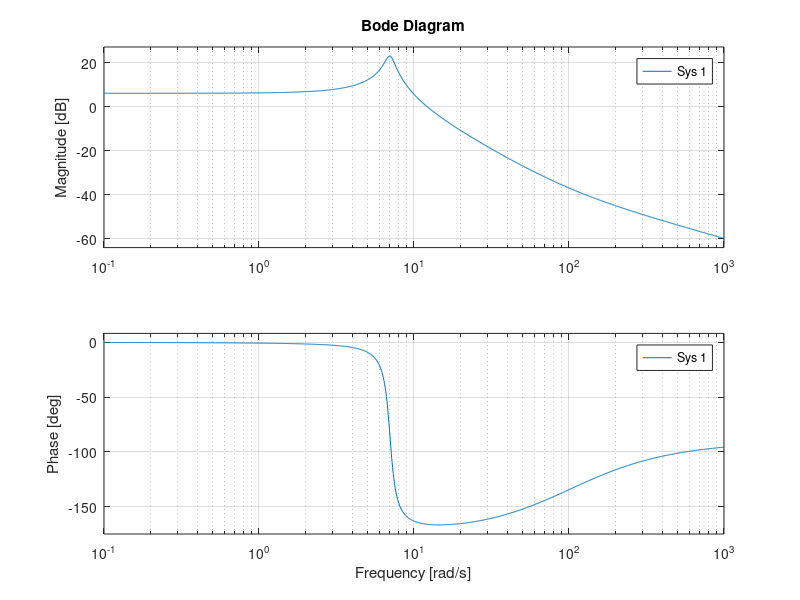
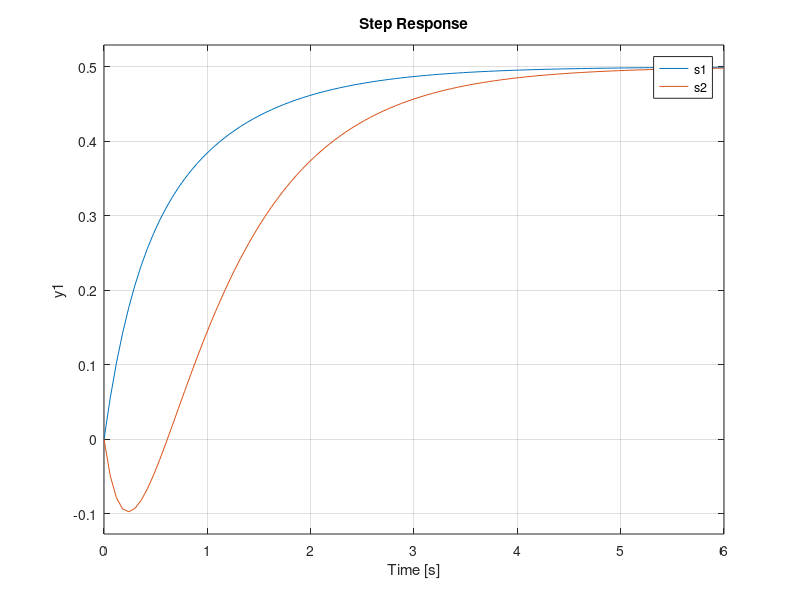

Write the MATLAB code that produced these figures, in order. (Note: this script raises an error after producing the figures.)
%% Benjamin Kaplan - PS 7

%% Question 1 
clc
clear all
close all
DCgain = 20*log10( (0+100)/(0^2 +0 + 49))
Q= 7/1

bode(tf([0 1 100],[1 1 49]))

%% Question 2
H = (10*j+10)*((10*j+30)^2)/((10*j+4)*(10*j+100))
angle(H)*180/pi

%% Question 5
figure 
s1 = tf([0 1 2],[1 4.8 4])
s2 = tf([0 -1 2],[1 4.8 4])
class(s1);
get(s1);
hold on
step(s1,s2); % unit step response of s1 and s2
legend('s1', 's2') 
text('s2 has a negative amplitude dip towards the beginning');
hold off

